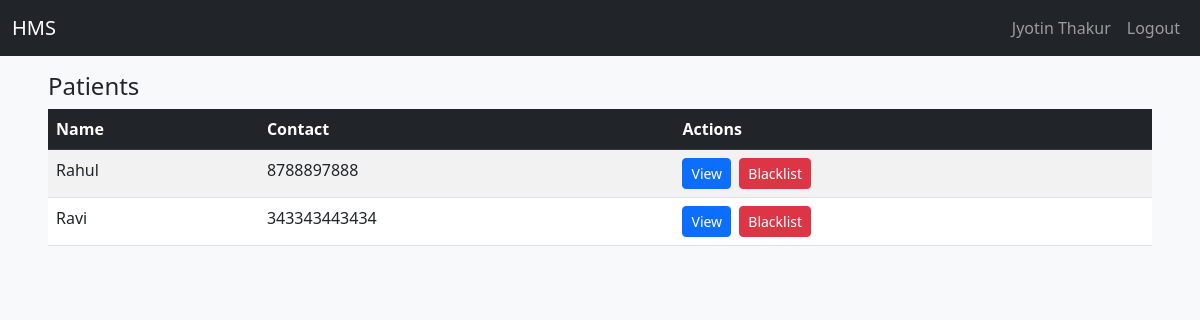
The app's page /patients (signed in) with its own data.
### app/models.py (models this page shows, shortened)
class User(UserMixin, db.Model):
    id = db.Column(db.Integer, primary_key=True)
    email = db.Column(db.String(120), unique=True, nullable=False)
    name = db.Column(db.String(120), nullable=False)
    password_hash = db.Column(db.String(128), nullable=False)
    role = db.Column(db.String(20), nullable=False)
    active = db.Column(db.Boolean, default=True)
    reason= db.Column(db.String(255))
    created_at = db.Column(db.DateTime, default=func.now())
    doctor = db.relationship('DoctorProfile', backref='user', uselist=False)
    patient = db.relationship('PatientProfile', backref='user', uselist=False)

class PatientProfile(db.Model):
    id = db.Column(db.Integer, primary_key=True)
    user_id = db.Column(db.Integer, db.ForeignKey('user.id'))
    contact = db.Column(db.String(40))
    is_blacklisted = db.Column(db.Boolean, default=False, nullable=False)
    blacklist_reason = db.Column(db.Text, nullable=True)
    blacklisted_at = db.Column(db.DateTime, nullable=True)
    blacklisted_by = db.Column(db.Integer, nullable=True)  # Admin who blacklisted
    dob = db.Column(db.Date)
    address = db.Column(db.Text)
    appointments = db.relationship('Appointment', backref='patient', lazy='dynamic')

### app/routes.py (the view)
@main.route('/patients')
@login_required
def list_all_patients():
    patient_list = PatientProfile.query.all()
    return render_template('patients_list.html', patients=patient_list)

### app/templates/patients_list.html (shortened to what this page needs)
{% extends 'base.html' %} {% block title %}| Patients{% endblock %} {% block
content %}
<h4>Patients{% if q %} — search '{{ q }}'{% endif %}</h4>
<table class="table table-striped table-hover">
  <thead class="table-dark">
    <tr>
      <th>Name</th>
      <th>Contact</th>
      <th>Actions</th>
    </tr>
  </thead>
  <tbody>
    {% for p in patients %}
    <tr>
      <td>{{ p.user.name }}</td>
      <td>{{ p.contact }}</td>
      <td>
        <a
          href="{{ url_for('main.view_patient', patient_id=p.id) }}"
          class="btn btn-sm btn-primary"
          >View</a
        >
          {% if p.is_blacklisted %}
            <form method="post"
                  action="{{ url_for('main.admin_whitelist_patient', patient_id=p.id) }}"
                  class="d-inline-block ms-1">
              <input type="hidden" name="csrf_token" value="{{ csrf_token }}">
              <button class="btn btn-sm btn-success">Whitelist</button>
            </form>
          {% else %}
            <button class="btn btn-sm btn-danger ms-1"
                    data-bs-toggle="modal"
                    data-bs-target="#blacklistModal"
                    data-patient-id="{{ p.id }}"
                    data-patient-name="{{ p.user.name }}">
              Blacklist
            </button>
          {% endif %}
      </td>
    </tr>
    {% endfor %}
  </tbody>
</table>
{% endblock %}

### app/templates/base.html (shortened to what this page needs)
<!doctype html>
<html lang="en">
<head>
  <link href="https://cdn.jsdelivr.net/npm/bootstrap@5.3.0/dist/css/bootstrap.min.css" rel="stylesheet">
  <link rel="stylesheet" href="{{ url_for('static', filename='css/style.css') }}">
</head>
<body>
<nav class="navbar navbar-expand-lg navbar-dark bg-dark">
  <div class="container-fluid">
    <a class="navbar-brand text-white" id="home" href="/">HMS</a>
    <div class="collapse navbar-collapse">
      <ul class="navbar-nav ms-auto mb-2 mb-lg-0 ">
        {% if current_user.is_authenticated %}
          <li class="nav-item text-white"><a class="nav-link" href="#">{{ current_user.name }}</a></li>
          <li class="nav-item text-white"><a class="nav-link" href="{{ url_for('main.logout') }}">Logout</a></li>
        {% endif %}
      </ul>
    </div>
  </div>
</nav>
<div class="toast-container position-fixed top-0 end-0 p-3" style="z-index: 2000;">
</div>
<div class="container-fluid mt-3 px-5">
  {% block content %}
  {% endblock %}
</div>
</body>
</html>

### app/static/css/style.css (style rules this page uses)
body { background-color: #f8f9fa; font-family: "Segoe UI", Roboto, Arial, sans-serif; }

### records on screen
User: name "Jyotin Thakur"
PatientProfile: user.name "Rahul", contact "8788897888"
PatientProfile: user.name "Ravi", contact "343343443434"
